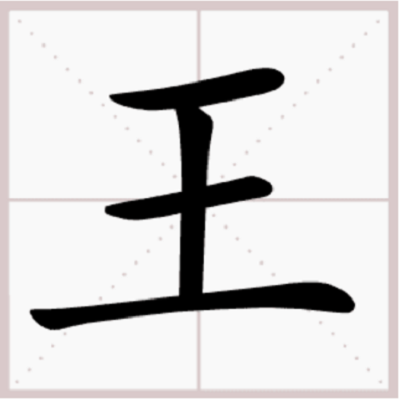
#> input picture data/Template_pictures/1.png, 399 x 399 px, found by its file name
$ python '章法布局相似度及评价（单个字）.py'
#> lines starting #> are read from the running program, lines starting #| are printed output that depends on the picture; after the words box and inside, x2 and y2 are one past the last pixel; in counts of white or black regions, pixels touching at a corner belong together; long printed decimals are rounded
#> further down, char1 is the input picture: shape (399, 399, 3); mean B, G, R 216.4, 216.3, 217.9
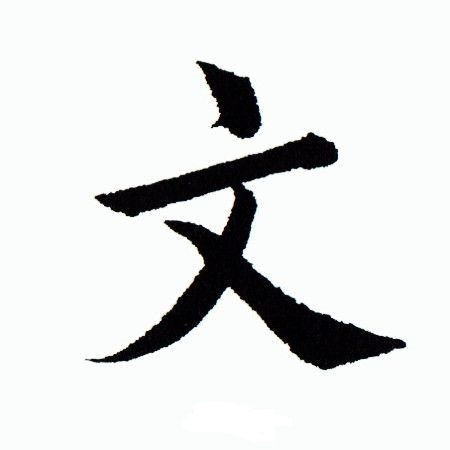
#> input picture data/Handcopied_pictures/6.png, 450 x 450 px, found by its file name
#> further down, char2 is the input picture: shape (450, 450, 3); mean B, G, R 224.7, 225.3, 223.7
import cv2
import numpy as np

def calculate_layout_similarity(char1, char2):
    # 转换为二值图像
    char1 = cv2.cvtColor(char1, cv2.COLOR_BGR2GRAY)
#> char1: shape (399, 399)
    char2 = cv2.cvtColor(char2, cv2.COLOR_BGR2GRAY)
#> char2: shape (450, 450)
    _, char1 = cv2.threshold(char1, 127, 255, cv2.THRESH_BINARY)
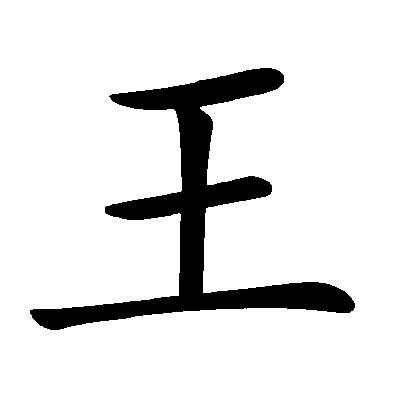
#> char1: shape (399, 399); 88.8% white; 1 black region, box (x1, y1, x2, y2) and area: (30, 68, 355, 330) 17795
    _, char2 = cv2.threshold(char2, 127, 255, cv2.THRESH_BINARY)
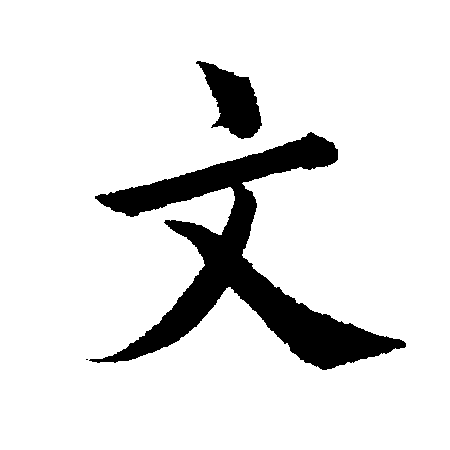
#> char2: shape (450, 450); 88.9% white; 3 black regions (1 under 20 px), largest, box (x1, y1, x2, y2) and area: (89, 132, 406, 370) 19696, (196, 61, 262, 139) 2721

    # 计算字宽和字高
    left_distance_char1 = float('inf')
    right_distance_char1 = float('-inf')
    top_distance_char1 = float('inf')
    bottom_distance_char1 = float('-inf')

    left_distance_char2 = float('inf')
    right_distance_char2 = float('-inf')
    top_distance_char2 = float('inf')
    bottom_distance_char2 = float('-inf')

    for i in range(char1.shape[0]):
        for j in range(char1.shape[1]):
            if char1[i, j] == 255:
                left_distance_char1 = min(left_distance_char1, j)
                right_distance_char1 = max(right_distance_char1, j)
                top_distance_char1 = min(top_distance_char1, i)
                bottom_distance_char1 = max(bottom_distance_char1, i)

    for i in range(char2.shape[0]):
        for j in range(char2.shape[1]):
            if char2[i, j] == 255:
                left_distance_char2 = min(left_distance_char2, j)
                right_distance_char2 = max(right_distance_char2, j)
                top_distance_char2 = min(top_distance_char2, i)
                bottom_distance_char2 = max(bottom_distance_char2, i)

    # 计算布局相似度
    width_similarity = 1 - abs(right_distance_char1 - right_distance_char2) / max(right_distance_char1, right_distance_char2)
    height_similarity = 1 - abs(bottom_distance_char1 - bottom_distance_char2) / max(bottom_distance_char1, bottom_distance_char2)
    layout_similarity = (width_similarity + height_similarity) / 2

    return layout_similarity

# 读取两个汉字图像
char1 = cv2.imread('E:\\python_files\\pytorch\\myself\\Template_pictures\\1.png')
char2 = cv2.imread('E:\\python_files\\pytorch\\myself\\Handcopied_pictures\\6.png')

# 计算布局相似度
similarity = calculate_layout_similarity(char1, char2)
#> similarity = 0.886
print('布局相似度：', similarity)
#| 布局相似度： 0.8864
